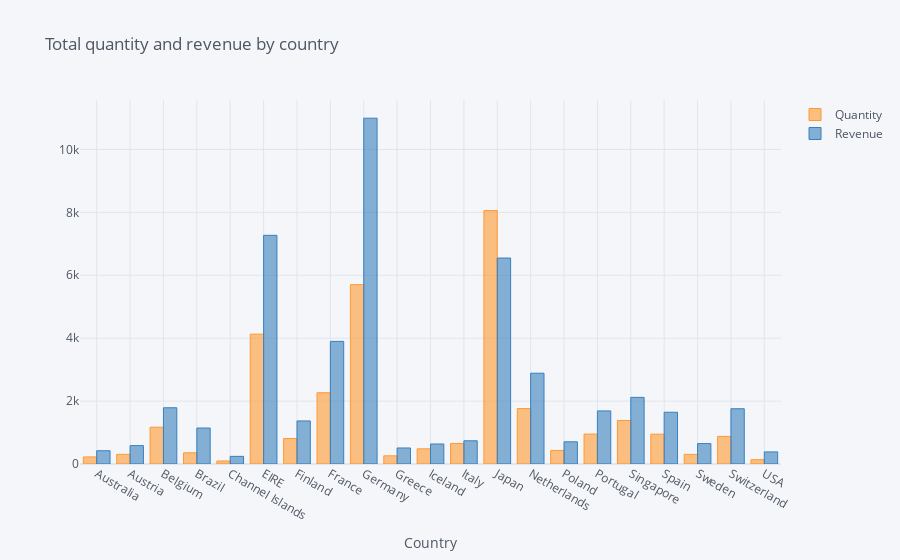

Here is the notebook cell this chart was saved with:
### Code cell
data = data.groupby('Country').sum()
data = data[['Quantity', 'Revenue']]
data.iplot(kind='bar', xTitle='Country', title='Total quantity and revenue by country')

### Figure 1 — Plotly figure (JSON) as saved in the notebook; plotly's stock layout.template omitted (floating-point values rounded to 4 significant figures)
{"data": [{"marker": {"color": "rgba(255, 153, 51, 0.6)", "line": {"color": "rgba(255, 153, 51, 1.0)", "width": 1}}, "name": "Quantity", "orientation": "v", "text": "", "type": "bar", "x": ["Australia", "Austria", "Belgium", "Brazil", "Channel Islands", "EIRE", "Finland", "France", "Germany", "Greece", "Iceland", "Italy", "Japan", "Netherlands", "Poland", "Portugal", "Singapore", "Spain", "Sweden", "Switzerland", "USA"], "y": [224, 308, 1170, 356, 96, 4129, 810, 2265, 5702, 260, 483, 653, 8058, 1762, 432, 951, 1384, 948, 306, 878, 137]}, {"marker": {"color": "rgba(55, 128, 191, 0.6)", "line": {"color": "rgba(55, 128, 191, 1.0)", "width": 1}}, "name": "Revenue", "orientation": "v", "text": "", "type": "bar", "x": ["Australia", "Austria", "Belgium", "Brazil", "Channel Islands", "EIRE", "Finland", "France", "Germany", "Greece", "Iceland", "Italy", "Japan", "Netherlands", "Poland", "Portugal", "Singapore", "Spain", "Sweden", "Switzerland", "USA"], "y": [421.6, 584.8, 1788.0, 1144.0, 243.0, 7270.0, 1369.0, 3899.0, 10990.0, 509.7, 636.2, 737.8, 6549.0, 2887.0, 705.8, 1688.0, 2119.0, 1646.0, 649.1, 1757.0, 383.9]}], "layout": {"legend": {"bgcolor": "#F5F6F9", "font": {"color": "#4D5663"}}, "paper_bgcolor": "#F5F6F9", "plot_bgcolor": "#F5F6F9", "title": {"font": {"color": "#4D5663"}, "text": "Total quantity and revenue by country"}, "xaxis": {"gridcolor": "#E1E5ED", "showgrid": true, "tickfont": {"color": "#4D5663"}, "title": {"font": {"color": "#4D5663"}, "text": "Country"}, "zerolinecolor": "#E1E5ED"}, "yaxis": {"gridcolor": "#E1E5ED", "showgrid": true, "tickfont": {"color": "#4D5663"}, "title": {"font": {"color": "#4D5663"}, "text": ""}, "zerolinecolor": "#E1E5ED"}}}
